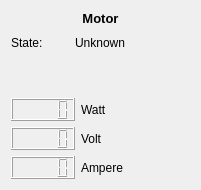
<ui version="4.0" >
 <class>LoadClass</class>
 <widget class="QWidget" name="LoadClass" >
  <property name="geometry" >
   <rect>
    <x>0</x>
    <y>0</y>
    <width>201</width>
    <height>190</height>
   </rect>
  </property>
  <property name="windowTitle" >
   <string>Load</string>
  </property>
  <layout class="QGridLayout" name="gridLayout" >
   <item row="0" column="0" colspan="3" >
    <widget class="QLabel" name="label" >
     <property name="text" >
      <string>&lt;!DOCTYPE HTML PUBLIC "-//W3C//DTD HTML 4.0//EN" "http://www.w3.org/TR/REC-html40/strict.dtd">
&lt;html>&lt;head>&lt;meta name="qrichtext" content="1" />&lt;style type="text/css">
p, li { white-space: pre-wrap; }
&lt;/style>&lt;/head>&lt;body style=" font-family:'Sans Serif'; font-size:10pt; font-weight:400; font-style:normal;">
&lt;p align="center" style=" margin-top:0px; margin-bottom:0px; margin-left:0px; margin-right:0px; -qt-block-indent:0; text-indent:0px;">&lt;span style=" font-weight:600;">Motor&lt;/span>&lt;/p>&lt;/body>&lt;/html></string>
     </property>
    </widget>
   </item>
   <item row="1" column="0" colspan="2" >
    <layout class="QHBoxLayout" name="horizontalLayout_3" >
     <item>
      <widget class="QLabel" name="label_4" >
       <property name="text" >
        <string>State:</string>
       </property>
      </widget>
     </item>
     <item>
      <widget class="QLabel" name="label_state" >
       <property name="text" >
        <string>Unknown</string>
       </property>
      </widget>
     </item>
    </layout>
   </item>
   <item row="1" column="2" >
    <spacer name="horizontalSpacer_3" >
     <property name="orientation" >
      <enum>Qt::Horizontal</enum>
     </property>
     <property name="sizeHint" stdset="0" >
      <size>
       <width>49</width>
       <height>21</height>
      </size>
     </property>
    </spacer>
   </item>
   <item row="2" column="1" >
    <spacer name="verticalSpacer" >
     <property name="orientation" >
      <enum>Qt::Vertical</enum>
     </property>
     <property name="sizeHint" stdset="0" >
      <size>
       <width>20</width>
       <height>128</height>
      </size>
     </property>
    </spacer>
   </item>
   <item row="3" column="0" >
    <layout class="QHBoxLayout" name="horizontalLayout_4" >
     <item>
      <widget class="QLCDNumber" name="lcdPower" />
     </item>
     <item>
      <widget class="QLabel" name="label_5" >
       <property name="text" >
        <string>Watt</string>
       </property>
      </widget>
     </item>
    </layout>
   </item>
   <item row="3" column="1" colspan="2" >
    <spacer name="horizontalSpacer_2" >
     <property name="orientation" >
      <enum>Qt::Horizontal</enum>
     </property>
     <property name="sizeHint" stdset="0" >
      <size>
       <width>75</width>
       <height>22</height>
      </size>
     </property>
    </spacer>
   </item>
   <item row="4" column="0" >
    <layout class="QHBoxLayout" name="horizontalLayout" >
     <item>
      <widget class="QLCDNumber" name="lcdVoltage" />
     </item>
     <item>
      <widget class="QLabel" name="label_2" >
       <property name="text" >
        <string>Volt</string>
       </property>
      </widget>
     </item>
    </layout>
   </item>
   <item row="4" column="1" colspan="2" >
    <spacer name="horizontalSpacer" >
     <property name="orientation" >
      <enum>Qt::Horizontal</enum>
     </property>
     <property name="sizeHint" stdset="0" >
      <size>
       <width>141</width>
       <height>20</height>
      </size>
     </property>
    </spacer>
   </item>
   <item row="5" column="0" colspan="2" >
    <layout class="QHBoxLayout" name="horizontalLayout_2" >
     <item>
      <widget class="QLCDNumber" name="lcdCurrent" />
     </item>
     <item>
      <widget class="QLabel" name="label_3" >
       <property name="text" >
        <string>Ampere</string>
       </property>
      </widget>
     </item>
    </layout>
   </item>
   <item row="5" column="2" >
    <spacer name="horizontalSpacer_4" >
     <property name="orientation" >
      <enum>Qt::Horizontal</enum>
     </property>
     <property name="sizeHint" stdset="0" >
      <size>
       <width>49</width>
       <height>22</height>
      </size>
     </property>
    </spacer>
   </item>
  </layout>
 </widget>
 <layoutdefault spacing="6" margin="11" />
 <resources/>
 <connections/>
</ui>
